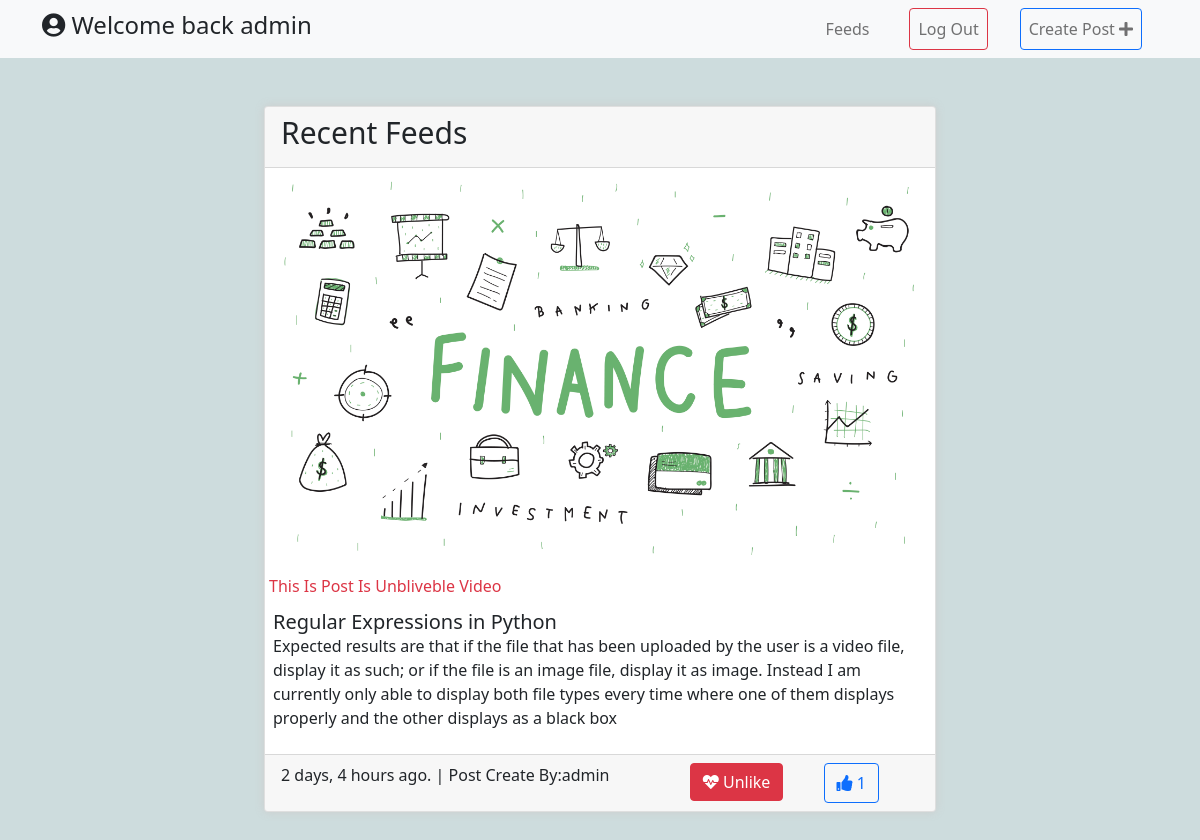
/post/detail/2 (signed in), run on the app's committed database.
### blog/models.py (models this page shows, shortened)
class Post(models.Model):
    user = models.ForeignKey(User, on_delete=models.CASCADE)
    name = models.CharField(max_length=100, blank=True)
    caption = models.CharField(max_length=65)
    content = models.TextField(blank=True)
    upload_file = models.FileField(
        upload_to="videos",
        blank=True,
        validators=[FileExtensionValidator(["mp4", "jpeg", "png", "jpg"])],
    )
    create_date = models.DateTimeField(default=dt.datetime.now)
    updated_date = models.DateTimeField(default=dt.datetime.now)

### blog/views.py (the view)
# urls.py: path("post/detail/<int:id>", views.post_detail, name="post-detail"),
def post_detail(request, id):
    post = get_object_or_404(Post, id=id)
    post_detail = Post.objects.filter(id=post.id)
    user_is_liked = Like.objects.filter(
        post_id=post.id, user=request.user
    ).exists()
    liked_count = 0
    liked_count = Like.objects.filter(post_id=post.id).count()
    context = {
        "post_detail": post_detail,
        "user_is_liked": user_is_liked,
        "liked_count": liked_count,
    }
    return render(request, "details.html", context)

### blog/templates/details.html (shortened to what this page needs)
{% extends 'base.html' %}
{% load static %}
{% block content %}
<div class="container">
  <div class="row d-flex justify-content-center p-5">
    <div class="col-md-8">
      <div class="card post-card ">
        <div class="card-header">
          <h1 class="h1">Recent Feeds</h1>
        </div>
        {% for post in post_detail  %}
        {% if post.upload_file.url|slice:"-4:" == ".mp4" %}
          <video src="{{post.upload_file.url}}" autoplay="true" loop="true" controls=true></video>
          <p class="m-1 text-danger">{{post.caption|title}}</>
        {% else %}
          <img src="{{post.upload_file.url}}" alt="">
          <p class="m-1 text-danger">{{post.caption|title}}</>
        {% endif %}
        <div class="card-body p-2">
          <div class="card-titie">
            <h5 class="m-0">{{post.name}}</h5>
            <p class="text-justify">
              {{post.content}}
            </p>
          </div>
        </div>
        <div class="card-footer d-flex justify-content-between">
          <p>{{post.create_date|timesince}} ago. | Post Create By:{{post.user.username}}</p>
          <p>
            <form method="POST" class="">
                  {% if user_is_liked %}
                  <button class="btn btn-danger" type="submit" formaction="{% url 'blog:unlike' post.id %}">
                      <i class="fa fa-heartbeat" aria-hidden="true"></i> Unlike
                  </button>
                  {% else %}
                  <button class="btn btn-primary" type="submit" formaction="{% url 'blog:like' post.id %}">
                      <i class="fa fa-heart" aria-hidden="true"></i>
                      Like
                  </button>
                  {% endif %}
              </form>
              <button class="btn btn-outline-primary">
                <i class="fa fa-thumbs-up" aria-hidden="true"></i> {{liked_count}}
              </button>
          </p>
      </div>
        {% endfor %}
      </div>
    </div>
  </div>
</div>
{% endblock content %}

### blog/templates/base.html (shortened to what this page needs)
<!DOCTYPE html>
{% load static %}
<html lang="en">
<head>
<link rel="stylesheet" href="https://cdnjs.cloudflare.com/ajax/libs/twitter-bootstrap/5.1.0/css/bootstrap.min.css">
<link rel="stylesheet" href="https://cdnjs.cloudflare.com/ajax/libs/font-awesome/5.15.4/css/all.min.css">
<link rel="stylesheet" href="{% static 'css/styles.css' %}">
</head>
<body>
    {% include 'include/header.html' %}
    {% block content %}
    {% endblock content %}
</body>
</html>

### blog/templates/include/header.html (shortened to what this page needs)
{% load static %}
<nav class="navbar navbar-expand-lg navbar-light bg-light">
  <div class="container">
    <div class="collapse navbar-collapse" id="navbarNav">
      <div class="nav-brand">
        <h4 class="text-dark"> <i class="fa fa-user-circle fa-warning" aria-hidden="true"></i> Welcome back {% if request.user.is_authenticated %} {{request.user.username}} {% else %} Guest {% endif %}</h4>
      </div>
      <ul class="navbar-nav ms-auto py-4 py-lg-0 d-flex align-items-center">
        <li class="nav-item"><a class="nav-link mx-3" href="{% url 'blog:post' %}">Feeds</a></li>
        {% if request.user.is_authenticated %}
        <li class="nav-item"><a class="nav-link mx-3 btn btn-outline-danger" href="{% url 'account:logout' %}">Log Out</a></li>
        <li class="nav-item"><a class="nav-link mx-3 btn btn-outline-primary" href="{% url 'blog:create-post' %}">Create Post <i class="fa fa-plus" aria-hidden="true"></i> </a></li>
        {% else %}
        <li class="nav-item"><a class="nav-link mx-2 btn btn-primary " href="{% url 'account:login' %}">Login</a></li>
        {% endif %}
      </ul>
    </div>
  </div>
</nav>

### social_blog/static/css/styles.css (style rules this page uses)
body { background-color:#cddcdd; }
.h1 { font-size: 30px; }
.card { box-shadow:0px 0px 10px #ccc; }

### data on the page
Post: upload_file (picture), caption "This Is Post Is Unbliveble Video", name "Regular Expressions in Python", content "Expected results are that if the file that has been uploaded by the user is a video file, display it as such; or if the file is an image file, display it as image. Instead I am currently only able to display both file types every time where one of them displays properly and the other displays as a black box", create_date "2 days, 4 hours", user.username "admin", user "1"

### other printed values
{{ request.user.username }} "admin"
